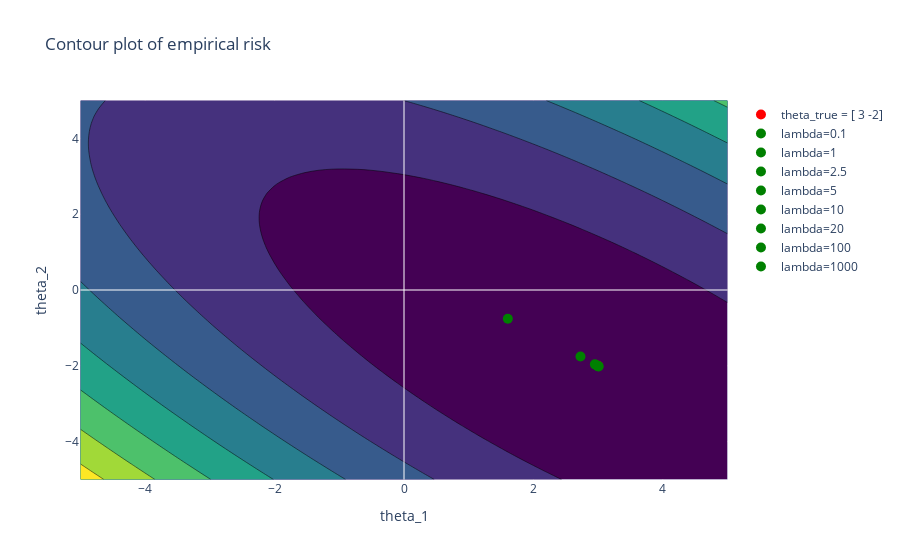

The notebook cell saved with this chart:
### Markdown cell above
### Adding thetas to the contour plot

### Code cell
lambdas_do_display = [0.1, 1, 2.5, 5, 10, 20, 100, 1000]

for lmbda in lambdas_do_display:
    df_thetas_per_lambda_lmbda = filter_lambda_closest(df_thetas_per_lambda, lmbda)
    fig_cont_plot.add_trace(go.Scatter(
        x=df_thetas_per_lambda_lmbda['theta_1'],
        y=df_thetas_per_lambda_lmbda['theta_2'],
        mode='markers',
        marker=dict(size=10, color='green'),
        name=f'lambda={lmbda}'
    ))
    
fig_cont_plot.show()

### Figure 1 — Plotly figure (JSON) as saved in the notebook; plotly's stock layout.template omitted (floating-point values rounded to 4 significant figures; data arrays with more than 128 entries replaced by an {"elided": "..."} marker saying what was removed)
{"data": [{"colorscale": [[0, "#440154"], [0.1111, "#482878"], [0.2222, "#3e4989"], [0.3333, "#31688e"], [0.4444, "#26828e"], [0.5556, "#1f9e89"], [0.6667, "#35b779"], [0.7778, "#6ece58"], [0.8889, "#b5de2b"], [1, "#fde725"]], "showscale": false, "type": "contour", "x": [-5, -4.796, -4.592, -4.388, -4.184, -3.98, -3.776, -3.571, -3.367, -3.163, -2.959, -2.755, -2.551, -2.347, -2.143, -1.939, -1.735, -1.531, -1.327, -1.122, -0.9184, -0.7143, -0.5102, -0.3061, -0.102, 0.102, 0.3061, 0.5102, 0.7143, 0.9184, 1.122, 1.327, 1.531, 1.735, 1.939, 2.143, 2.347, 2.551, 2.755, 2.959, 3.163, 3.367, 3.571, 3.776, 3.98, 4.184, 4.388, 4.592, 4.796, 5], "y": [-5, -4.796, -4.592, -4.388, -4.184, -3.98, -3.776, -3.571, -3.367, -3.163, -2.959, -2.755, -2.551, -2.347, -2.143, -1.939, -1.735, -1.531, -1.327, -1.122, -0.9184, -0.7143, -0.5102, -0.3061, -0.102, 0.102, 0.3061, 0.5102, 0.7143, 0.9184, 1.122, 1.327, 1.531, 1.735, 1.939, 2.143, 2.347, 2.551, 2.755, 2.959, 3.163, 3.367, 3.571, 3.776, 3.98, 4.184, 4.388, 4.592, 4.796, 5], "z": {"elided": "50x50 float values"}}, {"marker": {"color": "red", "size": 10}, "mode": "markers", "name": "theta_true = [ 3 -2]", "type": "scatter", "x": [3], "y": [-2]}, {"marker": {"color": "green", "size": 10}, "mode": "markers", "name": "lambda=0.1", "type": "scatter", "x": [3.008], "y": [-2.016]}, {"marker": {"color": "green", "size": 10}, "mode": "markers", "name": "lambda=1", "type": "scatter", "x": [3.005], "y": [-2.014]}, {"marker": {"color": "green", "size": 10}, "mode": "markers", "name": "lambda=2.5", "type": "scatter", "x": [3.0], "y": [-2.008]}, {"marker": {"color": "green", "size": 10}, "mode": "markers", "name": "lambda=5", "type": "scatter", "x": [2.993], "y": [-2.003]}, {"marker": {"color": "green", "size": 10}, "mode": "markers", "name": "lambda=10", "type": "scatter", "x": [2.975], "y": [-1.985]}, {"marker": {"color": "green", "size": 10}, "mode": "markers", "name": "lambda=20", "type": "scatter", "x": [2.95], "y": [-1.962]}, {"marker": {"color": "green", "size": 10}, "mode": "markers", "name": "lambda=100", "type": "scatter", "x": [2.728], "y": [-1.755]}, {"marker": {"color": "green", "size": 10}, "mode": "markers", "name": "lambda=1000", "type": "scatter", "x": [1.605], "y": [-0.7583]}], "layout": {"shapes": [{"line": {"color": "white", "width": 1}, "type": "line", "x0": -5, "x1": 5, "y0": 0, "y1": 0}, {"line": {"color": "white", "width": 1}, "type": "line", "x0": 0, "x1": 0, "y0": -5, "y1": 5}], "title": {"text": "Contour plot of empirical risk"}, "xaxis": {"title": {"text": "theta_1"}}, "yaxis": {"title": {"text": "theta_2"}}}}
